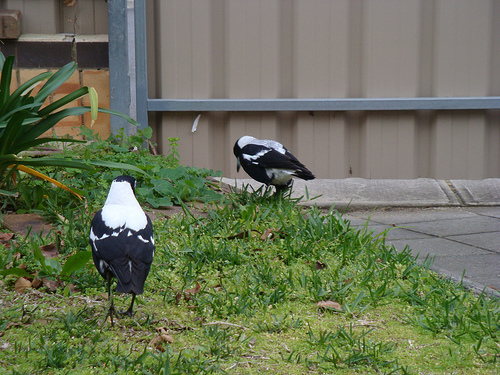
#> input picture 03_RéseauConvolutifs/images/SampleImageNet.JPEG, 500 x 375 px, found by its file name
$ jupyter execute 01_CouchesDeConvolutions.ipynb
#> lines starting #> are read from the running program, lines starting #| are printed output that depends on the picture
# Couches de convolutions

## Motivation

Dans les cours précédents, nous avons utilisé des réseaux de neurones entièrement connectés (ou Fully Connected) sur des images. Pour rappel, nous avions utilisé le dataset MNIST composé d'images en nuance de gris de taille $28 \times 28$ pour introduire la régularisation, la normalisation et montrer le potentiel d'un réseau de neurones pour le traitement d'images.
Cependant, l'entrée de notre réseau était de taille $28 \times 28 = 784$ ce qui est une taille d'entrée assez conséquente pour un réseau de neurones malgré la petite taille de l'image d'entrée.  Pour une image de taille $224 \times 224 \times 3$ (petite image pour les standards actuels), on aurai une taille d'entrée de $150528$ ce qui est inenvisageable pour un traitement rapide.

## Solutions

### Redimensionnement

Pour résoudre ce problème, on peut envisager de redimensionner l'image d'entrée mais, en faisant cela, la perte d'informations est trop importante et on ne reconnaît même plus l'objet sur l'image.

[cell 1]
import matplotlib.pyplot as plt
from PIL import Image

img=Image.open("images/SampleImageNet.JPEG").resize((224,224))
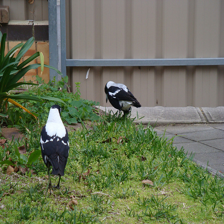
#> img: PIL image 224x224 RGB; mean R, G, B 106.5, 114.1, 88.6
imgResized_64=img.resize((64,64))
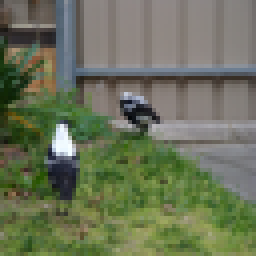
#> imgResized_64: PIL image 64x64 RGB (shown 4 times larger); mean R, G, B 106.5, 114.1, 88.6
imgResized_28=img.resize((28,28))
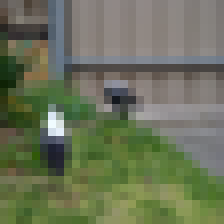
#> imgResized_28: PIL image 28x28 RGB (shown 8 times larger); mean R, G, B 106.5, 114.1, 88.6
fig, axes = plt.subplots(1, 3, figsize=(15, 5))

axes[0].imshow(img)
axes[0].set_title("Original")
axes[0].axis('off')
axes[1].imshow(imgResized_64)
axes[1].set_title("64x64")
axes[1].axis('off')
axes[2].imshow(imgResized_28)
axes[2].set_title("28x28")
axes[2].axis('off')
plt.show()
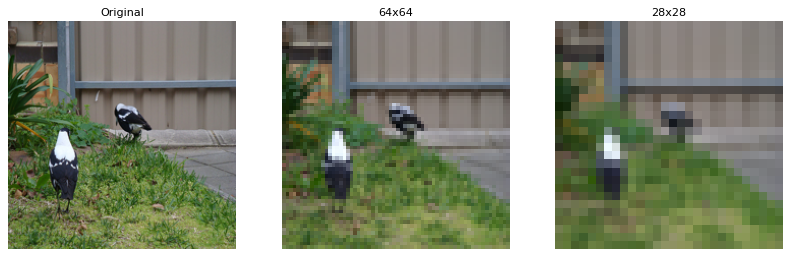
#> figure drawn by matplotlib, 3 panels

$ run again, with 03_RéseauConvolutifs/images/Segmentation.png saved as 03_RéseauConvolutifs/images/SampleImageNet.JPEG
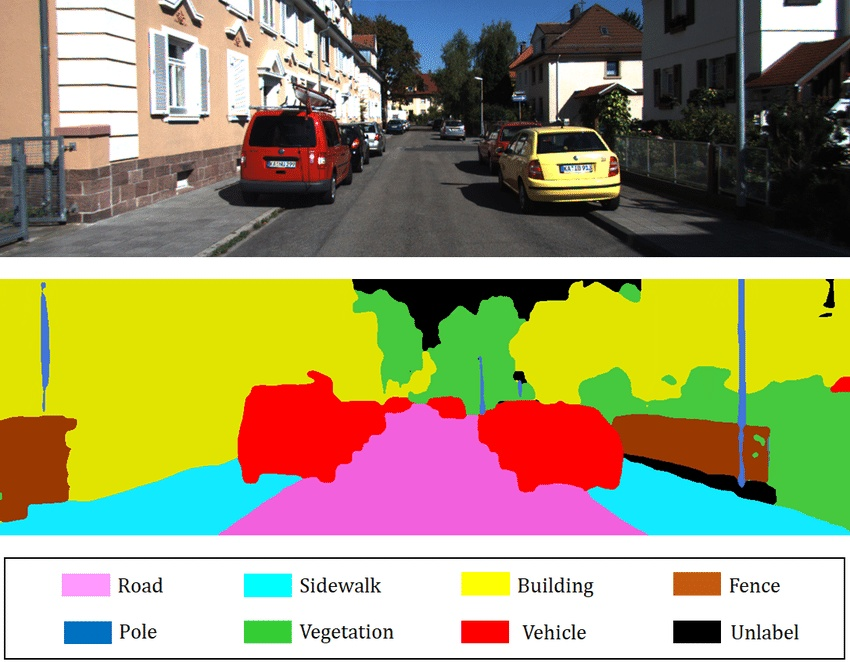
#> input picture 03_RéseauConvolutifs/images/Segmentation.png, 850 x 662 px, found by its file name
#> `imgResized_64=img.resize((64,64))`:
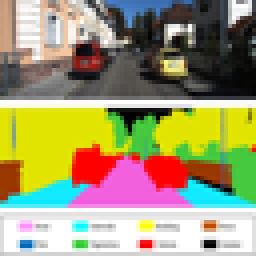
#> imgResized_64: PIL image 64x64 RGB (shown 4 times larger); mean R, G, B 159.6, 153.9, 114.1
#> `plt.show()`:
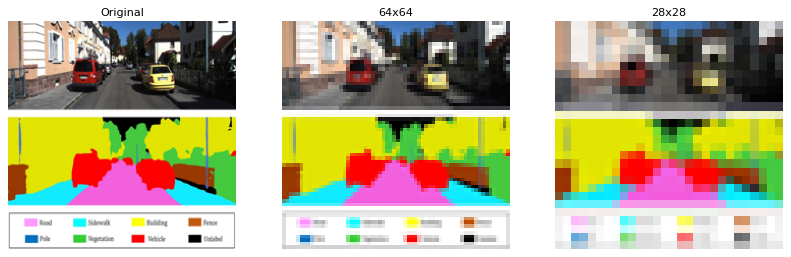
#> figure drawn by matplotlib, 3 panels
